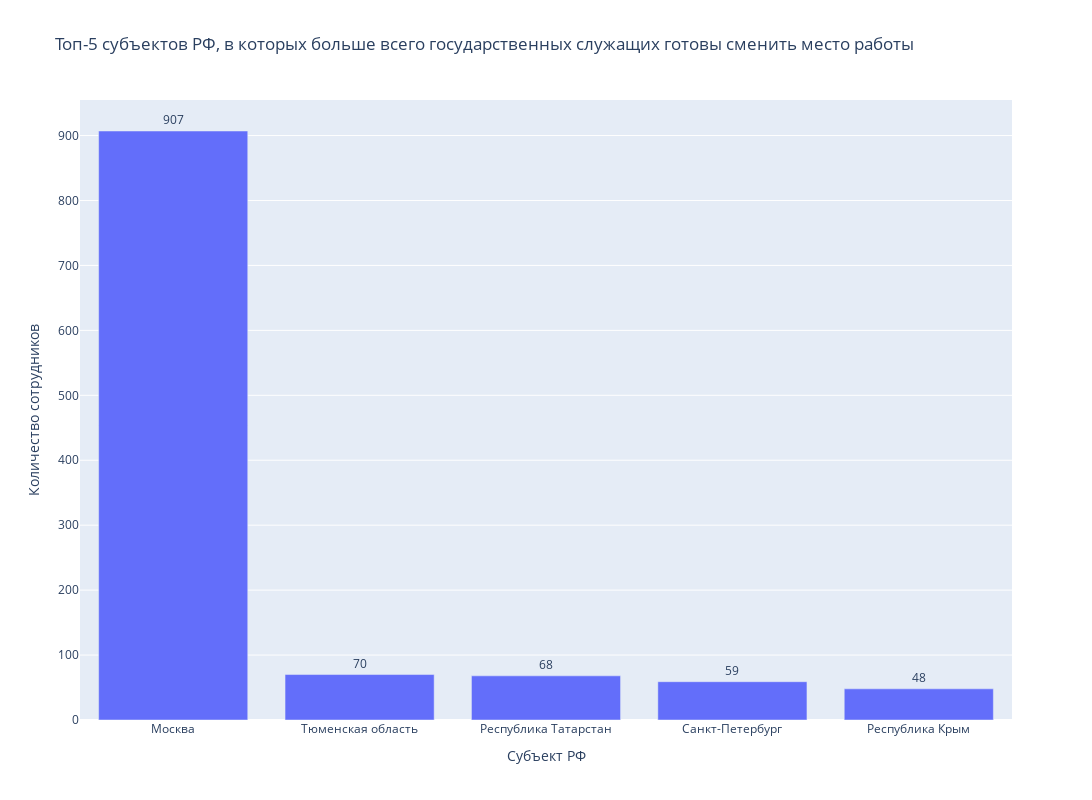

The notebook cell this image was saved under:
### Code cell
regions = df_ready_to_change.groupby('a3').size().reset_index(name='Количество')
top_regions = regions.sort_values(by='Количество', ascending=False).head(5)

fig_regions = px.bar(
    top_regions,
    x='a3',
    y='Количество',
    title='Топ-5 субъектов РФ, в которых больше всего государственных служащих готовы сменить место работы',
    labels={'a3': 'Субъект РФ', 'Количество': 'Количество сотрудников'},
    text='Количество',
    width=1400,
    height=800 
)
fig_regions.update_traces(textposition='outside')
fig_regions.show()

### Figure 1 — Plotly figure (JSON) as saved in the notebook; plotly's stock layout.template omitted (floating-point values rounded to 4 significant figures)
{"data": [{"alignmentgroup": "True", "hovertemplate": "Субъект РФ=%{x}<br>Количество сотрудников=%{text}<extra></extra>", "legendgroup": "", "marker": {"color": "#636efa", "pattern": {"shape": ""}}, "name": "", "offsetgroup": "", "orientation": "v", "showlegend": false, "text": [907, 70, 68, 59, 48], "textposition": "outside", "type": "bar", "x": ["Москва", "Тюменская область", "Республика Татарстан", "Санкт-Петербург", "Республика Крым"], "xaxis": "x", "y": [907, 70, 68, 59, 48], "yaxis": "y"}], "layout": {"barmode": "relative", "height": 800, "legend": {"tracegroupgap": 0}, "title": {"text": "Топ-5 субъектов РФ, в которых больше всего государственных служащих готовы сменить место работы"}, "width": 1400, "xaxis": {"anchor": "y", "domain": [0, 1], "title": {"text": "Субъект РФ"}}, "yaxis": {"anchor": "x", "domain": [0, 1], "title": {"text": "Количество сотрудников"}}}}
